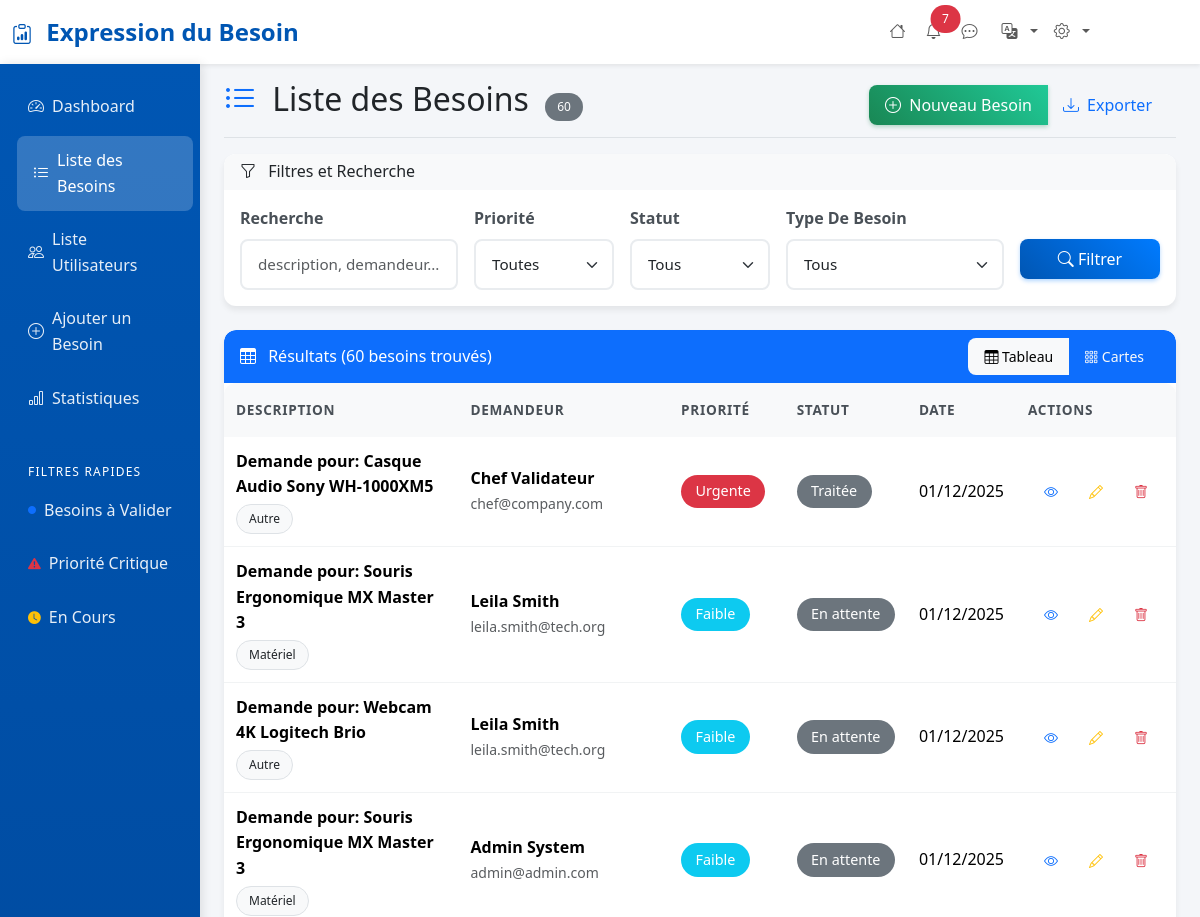
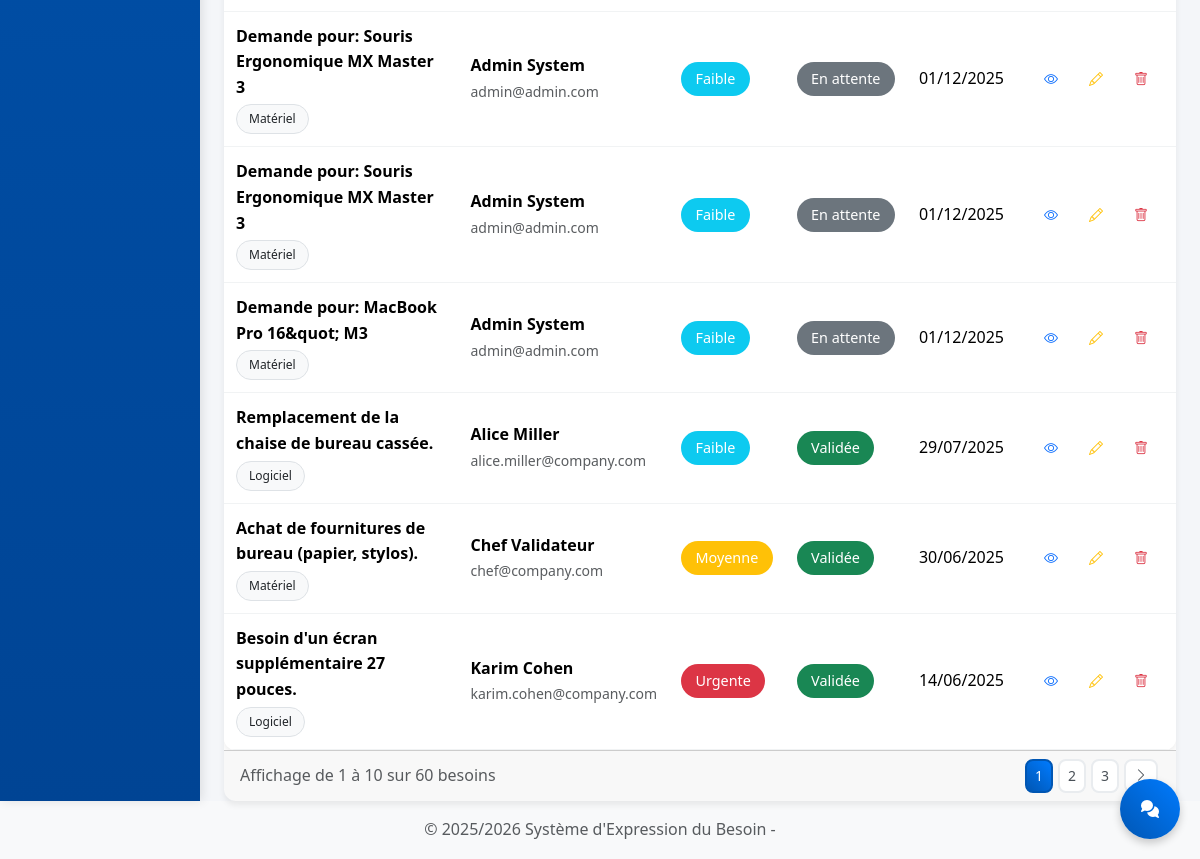
Page /pages/liste-besoins.php (signed in) on the earlier database version (2 pictures, top to bottom).
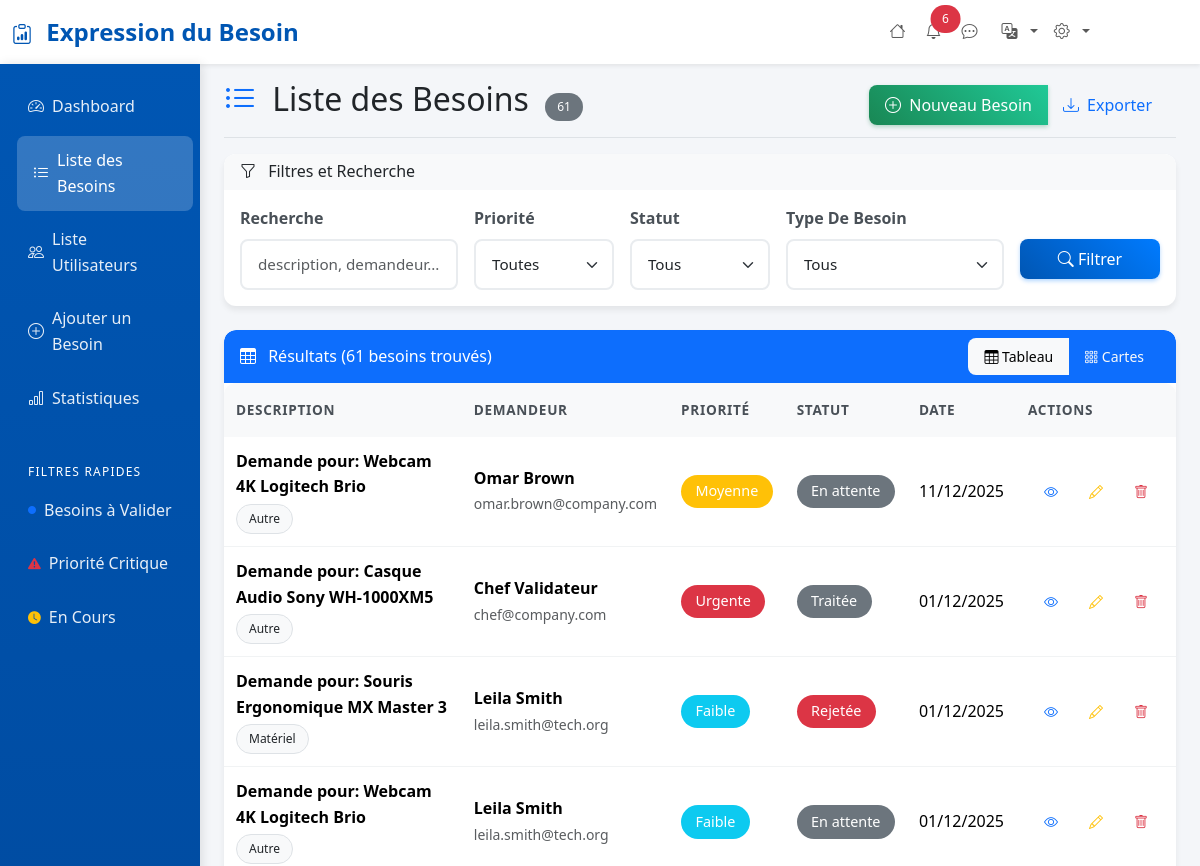
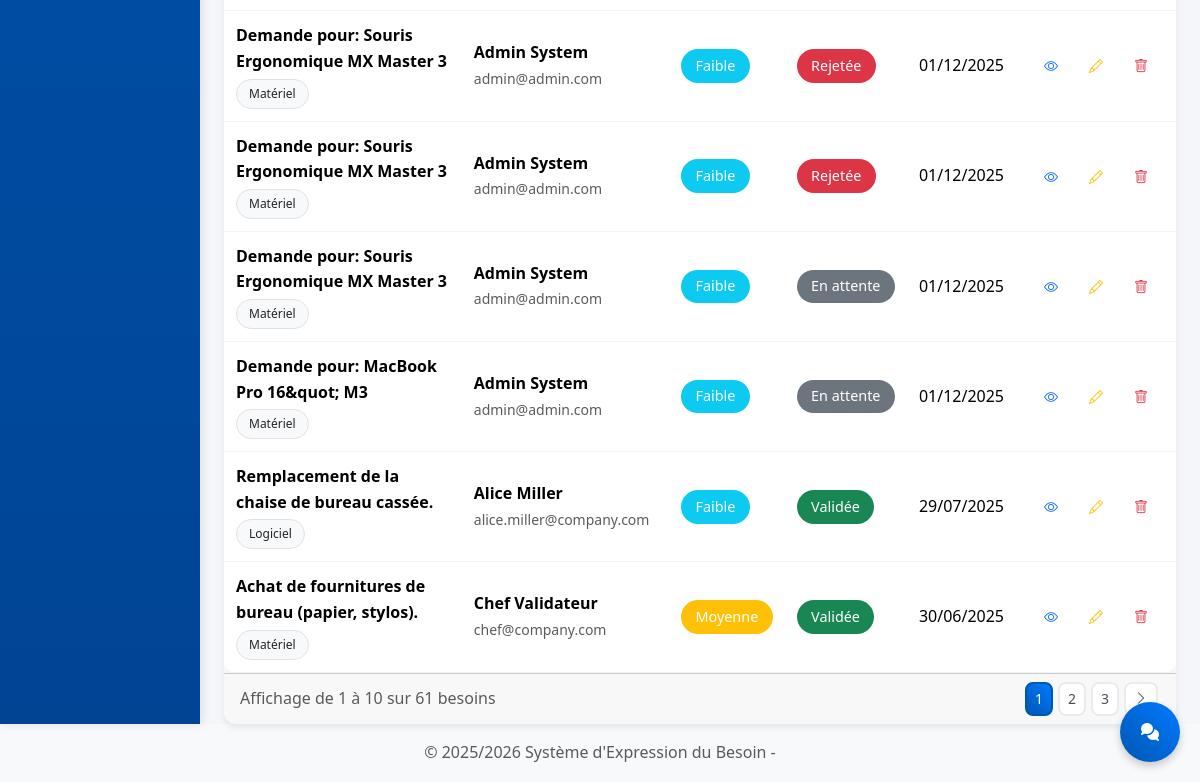
Same page on the later database version (2 pictures, top to bottom).
### tables this page shows
CREATE TABLE `demandes` (
  `id` int(11) NOT NULL,
  `user_id` int(11) NOT NULL,
  `type_besoin_id` int(11) NOT NULL,
  `description` text NOT NULL,
  `urgence` enum('Faible','Moyenne','Urgente') NOT NULL DEFAULT 'Faible',
  `statut` enum('En attente','En cours de validation','Traitée') NOT NULL DEFAULT 'En attente',
  `date_creation` datetime DEFAULT current_timestamp(),
  `prix` decimal(12,2) DEFAULT NULL
);

CREATE TABLE `types_besoins` (
  `id` int(11) NOT NULL,
  `libelle` varchar(100) NOT NULL
);

CREATE TABLE `users` (
  `id` int(11) NOT NULL,
  `nom` varchar(255) NOT NULL,
  `email` varchar(255) NOT NULL,
  `password` varchar(255) NOT NULL,
  `role` enum('Demandeur','Validateur','Administrateur') NOT NULL DEFAULT 'Demandeur',
  `created_at` timestamp NOT NULL DEFAULT current_timestamp(),
  `service_id` int(11) NOT NULL DEFAULT 1
);

### includes/functions.php (called while the page is built, shortened)
<?php
function formatDate($date, $format = 'd/m/Y') {
    $dateTime = new DateTime($date);
    return $dateTime->format($format);
}
function getPriorityClass($priority) {
    switch($priority) {
        case 'Urgente':
        case 'Rejetée':
            return 'danger';
        case 'Validée': return 'success';
        case 'Moyenne': return 'warning';
        case 'Faible': return 'info';
        default: return 'secondary';
    }
}
function paginate($totalItems, $itemsPerPage = 10, $currentPage = 1) {
    $totalPages = ceil($totalItems / $itemsPerPage);
    $currentPage = max(1, min($totalPages, $currentPage));
    $offset = ($currentPage - 1) * $itemsPerPage;
    return [
        'total_items' => $totalItems,
        'items_per_page' => $itemsPerPage,
        'total_pages' => $totalPages,
        'current_page' => $currentPage,
        'offset' => $offset,
        'has_previous' => $currentPage > 1,
        'has_next' => $currentPage < $totalPages
    ];
}
function getBesoins($filters = [], $limit = 10, $offset = 0) {
    $conn = getConnection();
    $where = [];
    $params = [];
    $whereClause = !empty($where) ? ' WHERE ' . implode(' AND ', $where) : '';
    $countQuery = "
        SELECT COUNT(*) as total
        FROM demandes d
        LEFT JOIN validation v ON v.demande_id = d.id
        JOIN types_besoins t ON d.type_besoin_id = t.id
        JOIN users u ON d.user_id = u.id
        $whereClause
    ";
    $stmt = $conn->prepare($countQuery);
    $stmt->execute($params);
    $total = (int) $stmt->fetch()['total'];
    $query = "
        SELECT
            d.*,
            t.libelle AS type_besoin,
            u.nom AS demandeur_nom,
            u.email AS demandeur_email,
            CASE
                WHEN v.demande_id IS NULL THEN d.statut
                ELSE v.statut_validation
            END AS statut_final
        FROM demandes d
        LEFT JOIN validation v ON v.demande_id = d.id
        JOIN types_besoins t ON d.type_besoin_id = t.id
        JOIN users u ON d.user_id = u.id
        $whereClause
        ORDER BY d.date_creation DESC
        LIMIT :limit OFFSET :offset
    ";
    $stmt = $conn->prepare($query);
    $stmt->bindValue(':limit', (int)$limit, PDO::PARAM_INT);
    $stmt->bindValue(':offset', (int)$offset, PDO::PARAM_INT);
    $stmt->execute();
    $besoins = $stmt->fetchAll(PDO::FETCH_ASSOC);
    return [
        'besoins' => $besoins,
        'total' => $total
    ];
}
function getUnreadMessages(int $user_id):int{
    $pdo = getConnection();
    $sql = "
        SELECT COUNT(*) FROM Conversations
        WHERE receiver_id = :receiver_id AND is_read = 0;
    ";
    $stmt = $pdo->prepare($sql);
    $stmt->execute([
        "receiver_id"   => $user_id
    ]);
    return (int) $stmt->fetchColumn();
}
function getUnreadNotificationCount(int $serviceId,$isAdmin = 0): int {
    $pdo = getConnection();
    if($isAdmin == 1){
        $stmt = $pdo->prepare("SELECT COUNT(*) FROM notifications WHERE is_just_for_admin = 1 AND seen = 0");
        $stmt->execute();
        return (int) $stmt->fetchColumn();
    }
    $stmt = $pdo->prepare("SELECT COUNT(*) FROM notifications WHERE service_id = :service_id AND seen = 0");
    $stmt->execute([':service_id' => $serviceId]);
    return (int) $stmt->fetchColumn();
}
?>

### pages/liste-besoins.php (the view, shortened to what the changed rows need)
<?php
include '../includes/header.php';
$page = max(1, intval($_GET['page'] ?? 1));
$itemsPerPage = 10;
$filters = [
    'priorite' => sanitize($_GET['priorite'] ?? ''),
    'statut' => sanitize($_GET['statut'] ?? ''),
    'categorie' => sanitize($_GET['categorie'] ?? ''),
    'search' => sanitize($_GET['search'] ?? '')
];
try {
    $result = getBesoins($filters, $itemsPerPage, ($page - 1) * $itemsPerPage);
    $besoins = $result['besoins'];
    $totalBesoins = $result['total'];
    $pagination = paginate($totalBesoins, $itemsPerPage, $page);
} catch (Exception $e) {
    setFlashMessage('error', 'Erreur lors du chargement des besoins : ' . $e->getMessage());
    $besoins = [];
    $totalBesoins = 0;
    $pagination = paginate(0, $itemsPerPage, 1);
}
?>
<div class="d-flex justify-content-between flex-wrap flex-md-nowrap align-items-center pt-3 pb-2 mb-3 border-bottom">
<h1 class="h2">
        <i class="bi bi-list-ul me-2 text-primary"></i>
        Liste des Besoins
        <span class="badge bg-secondary ms-2"><?php echo $totalBesoins; ?></span>
    </h1>
</div>
<div class="card">
    <div class="card-header bg-primary text-white d-flex justify-content-between align-items-center">
        <h6 class="card-title mb-0">
            <i class="bi bi-table me-2"></i>
            Résultats (<?php echo $totalBesoins; ?> besoins trouvés)
        </h6>
        <div class="btn-group btn-group-sm">
            <button class="btn btn-light btn-sm" onclick="toggleView('table')" id="tableViewBtn">
            </button>
            <button class="btn btn-outline-light btn-sm" onclick="toggleView('cards')" id="cardsViewBtn">
            </button>
        </div>
    </div>
    <div class="card-body p-0">
        <?php if (!empty($besoins)): ?>
            <div id="tableView" class="table-responsive">
                <table class="table table-hover mb-0">
                    <thead class="table-light">
                        <tr>
                            <th style="width: 40%;">Description</th>
                            <th style="width: 20%;">Demandeur</th>
                            <th style="width: 10%;">Priorité</th>
                            <th style="width: 10%;">Statut</th>
                            <th style="width: 10%;">Date</th>
                            <th style="width: 10%;">Actions</th>
                        </tr>
                    </thead>
                    <tbody>
                        <?php foreach ($besoins as $besoin): ?>
                            <tr>
                                <td>
                                    <div>
                                        <strong class="d-block"><?php echo htmlspecialchars($besoin['description']); ?></strong>
                                        <div class="mt-1">
                                            <span class="badge bg-light text-dark border">
                                                <?php echo htmlspecialchars($besoin['type_besoin']); ?>
                                            </span>
                                        </div>
                                    </div>
                                </td>
                                <td>
                                    <div>
                                        <strong class="d-block"><?php echo htmlspecialchars($besoin['demandeur_nom']); ?></strong>
                                        <small class="text-muted"><?php echo htmlspecialchars($besoin['demandeur_email']); ?></small>
                                    </div>
                                </td>
                                <td>
                                    <span class="badge bg-<?php echo getPriorityClass($besoin['urgence']); ?> fs-6">
                                        <?php echo $besoin['urgence']; ?>
                                    </span>
                                </td>
                                <td>
                                    <span class="badge bg-<?php echo getPriorityClass($besoin['statut_final']); ?> fs-6">
                                        <?php echo $besoin['statut_final']; ?>
                                    </span>
                                </td>
                               <td>
                                <?php echo formatDate($besoin['date_creation']); ?>
                                </td>
                                <td>
                                    <div class="btn-group btn-group-sm">
                                        <a href="detail-besoin.php?id=<?php echo $besoin['id']; ?>"
                                           class="btn btn-outline-primary"
                                           data-bs-toggle="tooltip"
                                           title="Voir les détails">
                                            <i class="bi bi-eye"></i>
                                        </a>
                                        <a href="detail-besoin.php?id=<?php echo $besoin['id']; ?>&edit=1"
                                           class="btn btn-outline-warning"
                                           data-bs-toggle="tooltip"
                                           title="Modifier">
                                            <i class="bi bi-pencil"></i>
                                        </a>
                                        <a href="?<?php echo http_build_query(array_merge($_GET, ['delete' => $besoin['id']])); ?>"
                                           class="btn btn-outline-danger btn-delete"
                                           data-bs-toggle="tooltip"
                                           title="Supprimer">
                                            <i class="bi bi-trash"></i>
                                        </a>
                                    </div>
                                </td>
                            </tr>
                        <?php endforeach; ?>
                    </tbody>
                </table>
            </div>
        <?php endif; ?>
    </div>
    <?php if ($totalBesoins > 0): ?>
        <div class="card-footer">
            <div class="row align-items-center">
                <div class="col-md-6">
                    <p class="text-muted mb-0">
                        Affichage de <?php echo ($pagination['offset'] + 1); ?> à
                        <?php echo min($pagination['offset'] + $itemsPerPage, $totalBesoins); ?>
                        sur <?php echo $totalBesoins; ?> besoins
                    </p>
                </div>
                <div class="col-md-6">
                    <?php if ($pagination['total_pages'] > 1): ?>
                        <nav aria-label="Pagination">
                            <ul class="pagination pagination-sm justify-content-end mb-0">
                                <?php
                                $startPage = max(1, $page - 2);
                                $endPage = min($pagination['total_pages'], $page + 2);
                                for ($i = $startPage; $i <= $endPage; $i++):
                                ?>
                                    <li class="page-item <?php echo ($i === $page) ? 'active' : ''; ?>">
                                        <a class="page-link" href="?<?php echo http_build_query(array_merge($_GET, ['page' => $i])); ?>">
                                            <?php echo $i; ?>
                                        </a>
                                    </li>
                                <?php endfor; ?>
                                <?php if ($pagination['has_next']): ?>
                                    <li class="page-item">
                                        <a class="page-link" href="?<?php echo http_build_query(array_merge($_GET, ['page' => $page + 1])); ?>">
                                            <i class="bi bi-chevron-right"></i>
                                        </a>
                                    </li>
                                <?php endif; ?>
                            </ul>
                        </nav>
                    <?php endif; ?>
                </div>
            </div>
        </div>
    <?php endif; ?>
</div>
<?php include '../includes/footer.php'; ?>

### includes/header.php (shortened to what the changed rows need)
<?php
require_once __DIR__ . '/functions.php';
$unreadCount = getUnreadNotificationCount($_SESSION['user_service'] ?? 0,
    isset($_SESSION['user_role']) && $_SESSION['user_role'] === 'Administrateur' ? 1 : 0
);
$unreadCountMessage = getUnreadMessages($_SESSION['user_id']);
?>
<!DOCTYPE html>
<html lang="fr">
<head>
    <link href="https://cdn.jsdelivr.net/npm/bootstrap@5.3.2/dist/css/bootstrap.min.css" rel="stylesheet">
    <link href="https://cdn.jsdelivr.net/npm/bootstrap-icons@1.11.2/font/bootstrap-icons.css" rel="stylesheet">
    <link rel="stylesheet" href="assets/css/style.css">
    <link rel="stylesheet" href="https://cdnjs.cloudflare.com/ajax/libs/font-awesome/7.0.1/css/all.min.css"
 />
</head>
<body>
    <nav class="navbar navbar-expand-lg navbar-light bg-white shadow-sm">
        <div class="container-fluid">
            <div class="collapse navbar-collapse" id="navbarNav">
                <ul class="navbar-nav ms-auto">
                    <?php if($_SESSION['user_role'] != 'Demandeur'): ?>
                    <li class="nav-item position-relative">
                        <a class="nav-link" href="/besoins/pages/notifications.php">
                            <i class="bi bi-bell me-1"></i>
                            <?php if (!empty($unreadCount) && $unreadCount > 0): ?>
                            <span
                                class="position-absolute -top-2 start-1 translate-middle badge rounded-pill bg-danger">
                                <?= $unreadCount ?>
                            </span>
                            <?php endif; ?>
                        </a>
                    </li>
                    <?php endif; ?>
                </ul>
            </div>
        </div>
    </nav>
    <div class="container-fluid">
        <div class="row">
            <main class="col-md-9 ms-sm-auto mx-auto col-lg-10 px-md-4">

Differences in the rows shown:
no longer on this page (row unchanged): demandes: description "Besoin d'un écran supplémentaire 27 pouces.", type_besoin.libelle "Logiciel", user.nom "Karim Cohen", user.email "karim.cohen@company.com", urgence "Urgente", statut_final "Validée", date_creation "14/06/2025"
added demandes: description "Demande pour: Webcam 4K Logitech Brio", type_besoin.libelle "Autre", user.nom "Omar Brown", user.email "omar.brown@company.com", urgence "Moyenne", statut_final "En attente", date_creation "11/12/2025"
computed for demandes (number 3 of 10 on the later page): statut_final "En attente" → "Rejetée"
computed for demandes (number 5 of 10 on the later page): statut_final "En attente" → "Rejetée"
computed for demandes (number 6 of 10 on the later page): statut_final "En attente" → "Rejetée"
Other differences:
$unreadCount: "7" → "6"
$totalBesoins: "60" → "61"
